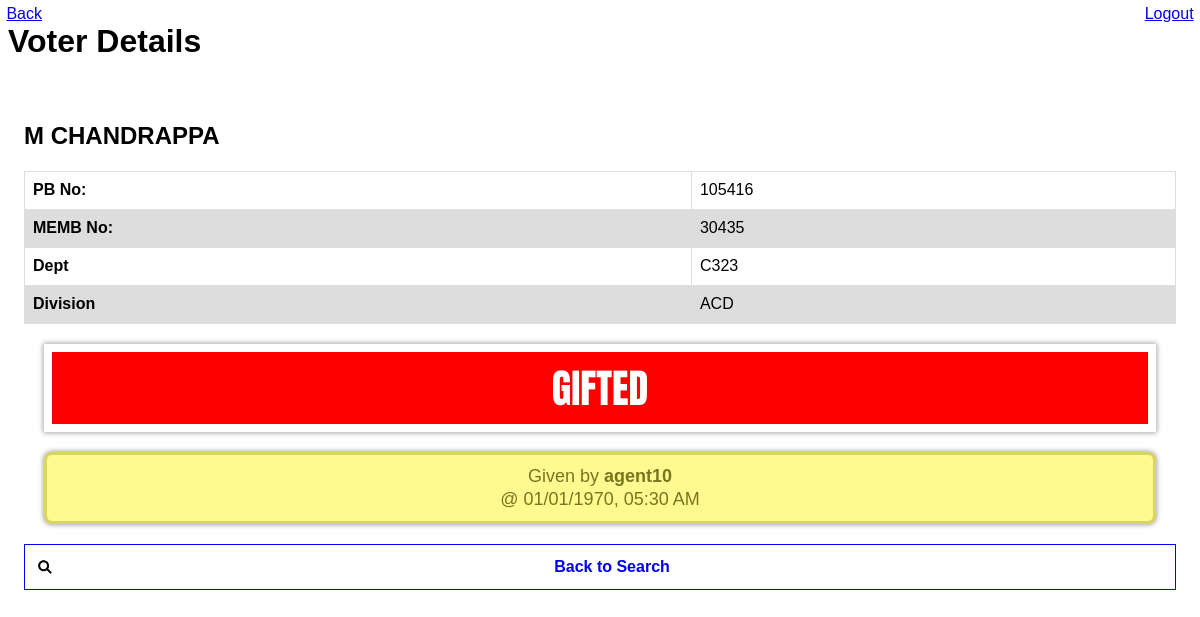
The page /search_result.php?pb_no=105416 (signed in) on the database its author committed.
### tables this page shows
CREATE TABLE IF NOT EXISTS `candidates` (
  `ID` int(4) DEFAULT NULL,
  `MEMB_NO` int(5) DEFAULT NULL,
  `NAME` varchar(32) DEFAULT NULL,
  `DEPT` varchar(4) DEFAULT NULL,
  `PB_NO` varchar(9) DEFAULT NULL,
  `DIVISION` varchar(15) DEFAULT NULL,
  `GIFTED` tinyint(4) NOT NULL DEFAULT '0',
  `AGENT` tinyint(3) UNSIGNED NOT NULL DEFAULT '0',
  `GIFT_TIME` int(10) UNSIGNED NOT NULL DEFAULT '0',
  UNIQUE KEY `ID` (`ID`)
);

CREATE TABLE IF NOT EXISTS `agents` (
  `id` int(2) NOT NULL AUTO_INCREMENT,
  `username` varchar(25) DEFAULT NULL,
  `password` varchar(255) DEFAULT NULL,
  UNIQUE KEY `id` (`id`)
);

### db_connect.php (called while the page is built, shortened)
<?php
class DB_Connect {
    public function connect() {
		$mysqli = new mysqli(DB_HOST, DB_USER, DB_PASSWORD,DB_DATABASE);
        return $mysqli;
    }
}

### db_functions.php (called while the page is built, shortened)
<?php
class DB_Functions
{
  private $conn;
  function __construct()
  {
    include_once './db_connect.php';
    $this->db = new DB_Connect();
    $this->conn = $this->db->connect();
  }
  public function getAgentnameById($agent_id)
  {
    $result =  $this->conn->query("SELECT * FROM `agents` WHERE `id` = $agent_id ");
    $count = $result->num_rows;
    if ($count == 1) {
      $row = $result->fetch_array();
      $agent_name = $row['username'];
    } else {
      $agent_name = "unknown";
    }
    return $agent_name;
  }
  public function searchCandidate($pb_no)
  {
    $result =  $this->conn->query("SELECT * from candidates WHERE PB_NO='$pb_no'");
    return $result;
  }
}

### search_result.php (the view, shortened to what this page needs)
<!DOCTYPE html>
<html>
<?php
include_once 'db_functions.php';
$db = new DB_Functions();
if (isset($_GET["pb_no"])) {
   $search = $_GET["pb_no"];
} else if (isset($_POST["search_part1"])) {
   $search = $_POST["search_part1"];
   if (strlen($_POST["search_part2"]) > 0) {
      $search .= "-" . $_POST["search_part2"];
   }
}
$search_result = $db->searchCandidate($search);
$row_count = $search_result->num_rows;
if ($row_count > 0) {
   $row = $search_result->fetch_array();
}
?>
<head>
   <link rel="stylesheet" type="text/css" href="./css/style.css">
   <link rel="stylesheet" href="themes/android_blue.min.css" />
   <link rel="stylesheet" href="themes/jquery.mobile.icons.min.css" />
   <link rel="stylesheet" href="themes/jquery.mobile.structure-1.4.5.min.css" />
   <link rel="stylesheet" type="text/css" href="./css/style.css">
</head>
<body>
   <div data-role="page" id="pageone">
   <div data-role="header" data-backbtn="true" data-position="fixed" data-theme="b">
         <a href="#" data-rel="back" data-icon="back" class="ui-btn-left">Back</a>
         <h1>Voter Details</h1>
         <a href="logout.php" data-icon="power" class="ui-btn-right">Logout</a>
      </div>
      <div data-role="main" class="ui-content">
         <?php if ($row_count > 0) { ?>
            <form action="mark_as_gifted.php" method="post">
               <h2><?php echo $row['NAME']; ?></h2>
               <table>
                  <tr>
                     <th>PB No:</th>
                     <td><?php echo $row['PB_NO']; ?></td>
                  </tr>
                  <tr>
                     <th>MEMB No:</th>
                     <td><?php echo $row['MEMB_NO']; ?></td>
                  </tr>
                  <tr>
                     <th>Dept</th>
                     <td><?php echo $row['DEPT']; ?></td>
                  </tr>
                  <tr>
                     <th>Division</th>
                     <td><?php echo $row['DIVISION']; ?></td>
                  </tr>
               </table>
               <?php if ($row['GIFTED'] == 0) {
                  $db->add2Log( $_SESSION['user_id'], $_SESSION['login_user'], "Search: PENDING, PB_NO:", $row['PB_NO']);?>
                  <div class="status pending">PENDING</div>
                  <input type="submit" value="Check and Give" data-icon="shop" data-theme="b">
               <?php } else {
                  $db->add2Log( $_SESSION['user_id'], $_SESSION['login_user'], "Search: GIFTED, PB_NO:", $row['PB_NO']);?>
                  <div class="status given">GIFTED</div>
                  <div class="agent-name">Given by <b> <?php echo $db->getAgentnameById($row['AGENT']); ?></b> <br>@ <?php echo date("d/m/Y, h:i A", $row['GIFT_TIME']); ?> </br></div>
               <?php } ?>
            <?php } else {
                  $db->add2Log( $_SESSION['user_id'], $_SESSION['login_user'], "Search: Not found, PB_NO:", $search);?>
               <div class="agent-name">PB_NO: "<?php echo $search; ?>" Not Found!</div>
            <?php } ?>
            <a href="search.php" class="ui-btn ui-icon-search ui-btn-icon-left ui-alt-icon">Back to Search</a>
            </form>
      </div>
   </div>
</body>
</html>

### css/style.css (style rules this page uses)
.status { font-family: 'Anton', sans-serif; font-size: 40px; letter-spacing: 0px; word-spacing: 0px; text-transform: uppercase; border-style: solid; border-width: 8px; padding: 10px; text-align: center; margin: 20px; box-shadow: 0px 0px 5px 1px rgba(0, 0, 0, 0.35); color: #FFFFFF; border-color: #FFFFFF; }
.given { background: red; }
.agent-name { border: 3px solid #dad55e; border-radius: 8px; padding: 10px; margin: 20px; background: #fffa90; color: #777620; text-align: center; font-size: 18px; box-shadow: 0px 0px 5px 1px rgba(0, 0, 0, 0.35); }
table { font-family: arial, sans-serif; border-collapse: collapse; width: 100%; }
td, th { border: 1px solid #dddddd; text-align: left; padding: 8px; }
tr:nth-child(even) { background-color: #dddddd; }

### rows shown on the page
candidates: NAME "M CHANDRAPPA", PB_NO "105416", MEMB_NO "30435", DEPT "C323", DIVISION "ACD", AGENT.username "agent10", GIFT_TIME "01/01/1970, 05:30 AM"
